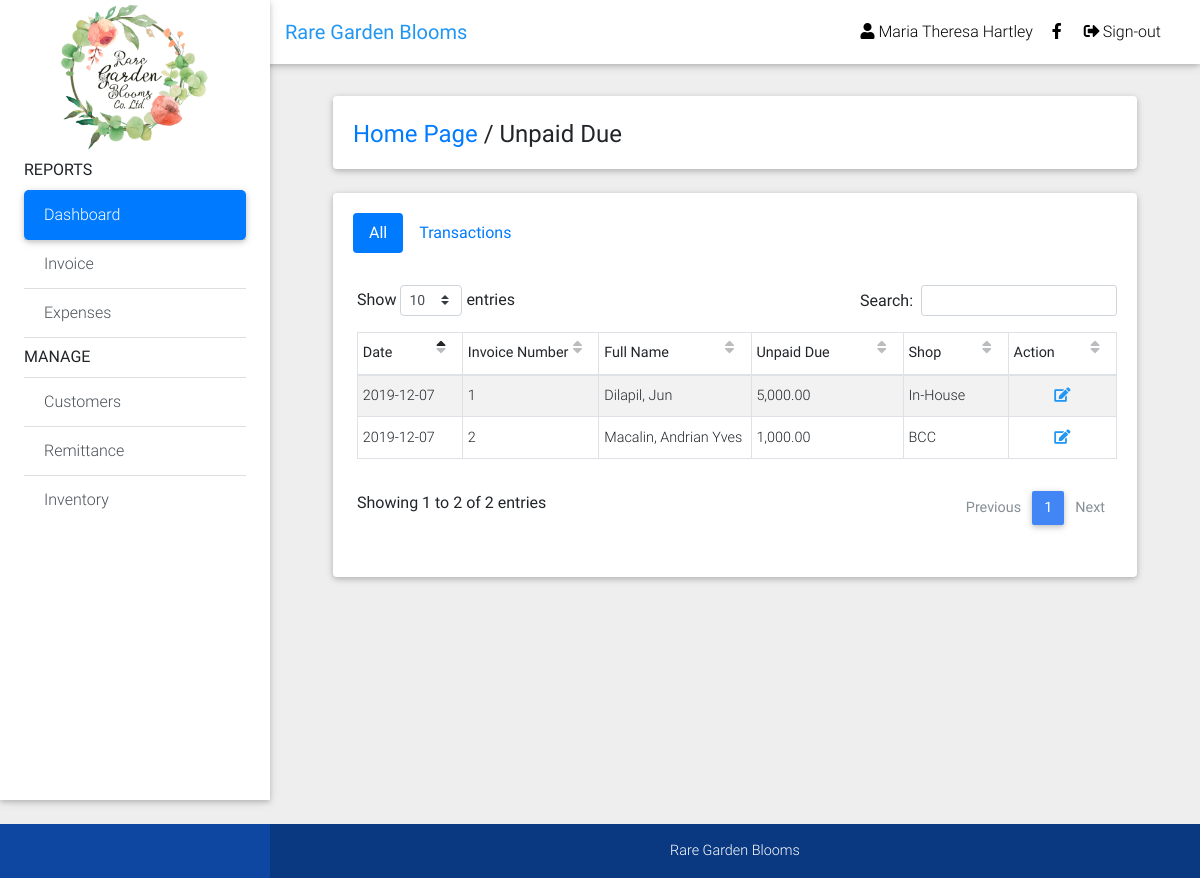
Page /unpaidDue.php (signed in) on the committed database.
### tables this page shows
CREATE TABLE IF NOT EXISTS `invoice` (
  `id` bigint(255) NOT NULL AUTO_INCREMENT,
  `customerID` bigint(255) NOT NULL,
  `remittanceID` bigint(255) DEFAULT NULL,
  `shop` enum('Online','BCC','In-House') DEFAULT NULL,
  `date` varchar(255) NOT NULL,
  `sales` int(255) NOT NULL,
  `totalAmount` int(255) DEFAULT NULL,
  `amountPaid` int(255) NOT NULL,
  `amountDue` int(255) DEFAULT NULL,
  `note` varchar(255) DEFAULT NULL,
  `modeofpayment` enum('Cash','Bank','Money Transfer','Debt') NOT NULL,
  `commission` bigint(255) DEFAULT NULL,
  `commissioner` enum('Maui','Mary Ann','None') DEFAULT NULL,
  `remittanceDate` varchar(255) DEFAULT NULL,
  `remittanceCode` varchar(255) DEFAULT NULL,
  `remittanceAmount` int(255) DEFAULT NULL,
  `remittanceCourier` varchar(255) DEFAULT NULL,
  `shippingDate` varchar(255) DEFAULT NULL,
  `trackingNumber` varchar(255) DEFAULT NULL,
  `shippingPrice` int(255) DEFAULT NULL,
  `shippingCourier` varchar(255) DEFAULT NULL,
  `timestamp` timestamp(6) NOT NULL,
  `adminID` int(255) DEFAULT NULL,
  PRIMARY KEY (`id`)
);

CREATE TABLE IF NOT EXISTS `customers` (
  `id` bigint(255) NOT NULL AUTO_INCREMENT,
  `firstname` varchar(255) NOT NULL,
  `lastname` varchar(255) NOT NULL,
  `address` varchar(255) DEFAULT NULL,
  `contactNumber` varchar(255) DEFAULT NULL,
  PRIMARY KEY (`id`)
);

### includes/session.php (called while the page is built, shortened)
<?php
	include 'includes/conn.php';;
	if(isset($_SESSION['admin'])){
		$query = $conn -> prepare("SELECT * FROM admin WHERE id = ? ");
		$query -> bind_param("s", $variable);
		$query -> execute();
		$result = $query->get_result();
		$user = mysqli_fetch_assoc($result);
	}
	else{
		header('location: index.php');
		exit();
	}
?>

### unpaidDue.php (the view, shortened to what this page needs)
<?php include 'includes/session.php'; ?>
<?php include 'includes/header.php'; ?>
<body class="grey lighten-3">
  <?php
  $current = "home";
  include 'includes/navbar.php'; ?>
  <main class="pt-5 mx-lg-5">
    <div class="container-fluid mt-5">
      <div class="card mb-4 wow fadeIn">
        <div class="card-body d-sm-flex justify-content-between">
          <h4 class="mb-2 mb-sm-0 pt-1">
            <a href="home.php">Home Page</a>
            <span>/</span>
            <span>Unpaid Due</span>
          </h4>
        </div>
      </div>
            <div class="row">
        <div class="col-md-12">
          <div class="card">
            <div class="card-body">
<ul class="nav nav-pills mb-3" id="pills-tab" role="tablist">
  <li class="nav-item">
    <a class="nav-link active" id="pills-home-tab" data-toggle="pill" href="#pills-home" role="tab"
      aria-controls="pills-home" aria-selected="true">All</a>
  </li>
  <li class="nav-item">
    <a class="nav-link" id="pills-profile-tab" data-toggle="pill" href="#pills-profile" role="tab"
      aria-controls="pills-profile" aria-selected="false">Transactions</a>
  </li>
</ul>
<div class="tab-content pt-2 pl-1" id="pills-tabContent">
  <div class="tab-pane fade show active" id="pills-home" role="tabpanel" aria-labelledby="pills-home-tab">
               <table class="table display table-striped table-bordered table-sm table-responsive-md" cellspacing="0" width="100%">
  <thead>
    <tr>
      <th width="100">Date
      </th>
      <th width="120">Invoice Number
      </th>
      <th width="130">Full Name
      </th>
      <th width="130">Unpaid Due
      </th>
      <th width="100">Shop
      </th>
      <th width="100">Action
      </th>
    </tr>
  </thead>
  <tbody>
            <?php
            $result3 = mysqli_query($conn, "SELECT * FROM customers join invoice on customers.id = invoice.customerID where `amountDue` != '0'");
            while ($row = mysqli_fetch_array($result3)) {
                  ?>
            <tr>
              <td><?php echo $row['date'];?></td>
              <td><?php echo $row['id'];?></td>
              <td><?php echo ucwords($row['lastname']);?><?php echo ", ";echo ucwords($row['firstname']);?></td>
              <td><?php echo number_format($row['amountDue'], 2);?></td>
              <td><?php echo $row['shop'];?></td>
              <td>
                <div class='text-center'><a data-toggle='modal' data-target='#edit<?php echo $row['id']; ?>' href='#edit?id=<?php echo $row['id']; ?>'><i class='fas fa-edit blue-text'></i></a></div>
              </td>
            </tr>
            <?php    } ?>
                </tbody>
              </table>
               </div>
</div>
          </div>
          </div>
              </div>
      </div>
    </div>
  </main>
<?php include 'includes/footer.php'; ?>
</body>
</html>

### includes/navbar.php (shortened to what this page needs)
<header>
   <nav class="navbar fixed-top navbar-expand-lg navbar-light white scrolling-navbar">
     <div class="container-fluid">
       <a class="navbar-brand waves-effect" href="home.php">
         <strong class="blue-text">Rare Garden Blooms</strong>
       </a>
       <div class="collapse navbar-collapse" id="navbarSupportedContent">
         <ul class="navbar-nav nav-flex-icons">
           <li class="nav-item">
           <a class="nav-link waves-effect waves-light"><i class="fa fa-user" aria-hidden="true"></i> <span class="clearfix d-none d-sm-inline-block"><?php echo $user['firstname']. ' '.$user['lastname']; ?></span></a>
         </li>
           <li class="nav-item">
             <a href="https://www.facebook.com/raregardenblooms" class="nav-link waves-effect" target="_blank">
               <i class="fab fa-facebook-f"></i>
             </a>
           </li>
           <li class="nav-item">
             <a href="logout.php" class="nav-link waves-effect">
               <i class="fas fa-sign-out-alt"></i>Sign-out
             </a>
           </li>
         </ul>
       </div>
     </div>
   </nav>
   <div class="sidebar-fixed position-fixed">
      <div class="text-center">
         <a href="https://raregardenblooms.com" target="_blank">
           <img src="logo.jpg" style="height:150px;width:150px;" alt="">
         </a>
       </div>
     <div class="list-group list-group-flush">
         <strong class="mt-2 mb-2">REPORTS</strong>
         <a href="home.php" class="list-group-item list-group-item-action waves-effect <?php if($current == 'home') {echo 'active';} ?>">
           Dashboard</a>
         <a href="invoice.php" class="list-group-item list-group-item-action waves-effect <?php if($current == 'invoice') {echo 'active';} ?>">
          Invoice</a>
         <a href="expenses.php" class="list-group-item list-group-item-action waves-effect <?php if($current == 'expenses') {echo 'active';} ?>">
           Expenses</a>
         <strong class="mt-2 mb-2">MANAGE</strong>
         <a href="customers.php" class="list-group-item list-group-item-action waves-effect <?php if($current == 'customers') {echo 'active';} ?>">
           Customers</a>
         <a href="remittance.php" class="list-group-item list-group-item-action waves-effect <?php if($current == 'remittance') {echo 'active';} ?>">
           Remittance</a>
         <a href="inventory.php" class="list-group-item list-group-item-action waves-effect <?php if($current == 'inventory') {echo 'active';} ?>">
           Inventory</a>
       </div>
     </div>
 </header>

### includes/header.php (style rules this page uses)
* { margin: 0; padding: 0; }
html, body { height: 100%; width: 100%; }
main { min-height: 100%; }
header { width: 100%; }

### rows in the picture
invoice: date "2019-12-07", id "1", customerID.lastname "Dilapil", customerID.firstname "Jun", amountDue "5,000.00", shop "In-House"
invoice: date "2019-12-07", id "2", customerID.lastname "Macalin", customerID.firstname "Andrian Yves", amountDue "1,000.00", shop "BCC"

### other values in the picture
$user['firstname'] "Maria Theresa"
$user['lastname'] "Hartley"
